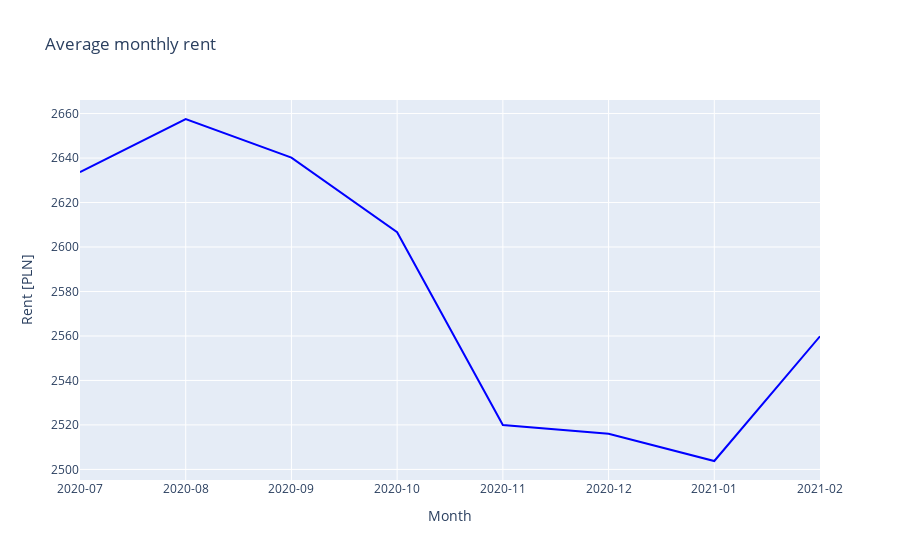

Notebook code cell kept with this figure:
### Markdown cell above
## Line chart with annotation added

### Code cell
trace0=go.Scatter(
            x=df_monthly.year_month,
            y=df_monthly.total_monthly_price,
            mode='lines',
            marker=dict(
            color="blue",
            size=5,
          
            
            ),
        name="mean",

    #We can modify text and shown data in the text property
        text=['Mean monthly price: {} <br>monthly change {}% <br><br>Offers count: {}<br>Avg Area: {}'\
                              .format(df_monthly.total_monthly_price[i],
                                      df_monthly.change[i],
                                      df_monthly.offers[i],
                                      df_monthly.area[i],
                                     ) for i in range(0, df_monthly.shape[0])],

        )

data=[trace0]
    
figure=go.Figure(
    data=data,
    layout=go.Layout(
       title="Average monthly rent",
            yaxis=dict(title="Rent [PLN]"),
        xaxis=dict(title="Month",type="category")

    
    ))
iplot(figure)

### Figure 1 — Plotly figure (JSON) as saved in the notebook; plotly's stock layout.template omitted (floating-point values rounded to 4 significant figures)
{"data": [{"marker": {"color": "blue", "size": 5}, "mode": "lines", "name": "mean", "text": ["Mean monthly price: 2633.642857142857 <br>monthly change 0.0% <br><br>Offers count: 6678<br>Avg Area: 41.69636118598386", "Mean monthly price: 2657.5559234731422 <br>monthly change 0.9079844013560656% <br><br>Offers count: 5436<br>Avg Area: 41.78673841059605", "Mean monthly price: 2640.1643942955648 <br>monthly change -0.6544181826604323% <br><br>Offers count: 6381<br>Avg Area: 41.877246513085765", "Mean monthly price: 2606.6747710241466 <br>monthly change -1.2684673478582265% <br><br>Offers count: 6005<br>Avg Area: 41.61204329725232", "Mean monthly price: 2519.9942761745765 <br>monthly change -3.3253283383532284% <br><br>Offers count: 8386<br>Avg Area: 41.227910803720455", "Mean monthly price: 2516.0566885166304 <br>monthly change -0.15625383339852306% <br><br>Offers count: 8238<br>Avg Area: 41.34690337460551", "Mean monthly price: 2503.7835315035004 <br>monthly change -0.48779334222257553% <br><br>Offers count: 8999<br>Avg Area: 41.53225691743531", "Mean monthly price: 2559.8514019899208 <br>monthly change 2.23932579557915% <br><br>Offers count: 7739<br>Avg Area: 42.089406900116295"], "type": "scatter", "x": ["2020-07", "2020-08", "2020-09", "2020-10", "2020-11", "2020-12", "2021-01", "2021-02"], "y": [2634.0, 2658.0, 2640.0, 2607.0, 2520.0, 2516.0, 2504.0, 2560.0]}], "layout": {"title": {"text": "Average monthly rent"}, "xaxis": {"title": {"text": "Month"}, "type": "category"}, "yaxis": {"title": {"text": "Rent [PLN]"}}}}
